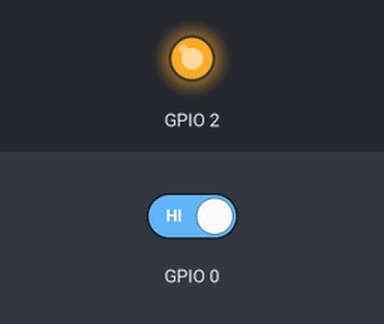
Bench run of a program on a simulated ESP32. Parts: output pins drawn as LEDs (lit = HIGH). Dashed ring = blinking. The inputs (shaded band) are chosen by the test bench; at power-on: GPIO 0 HIGH.

Above: at 0.1 s.
At 1.2 s:
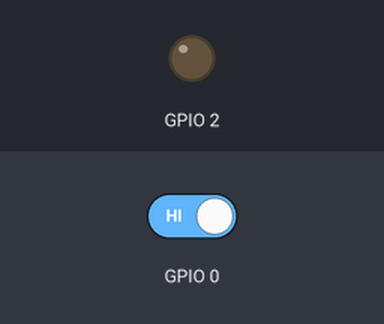
1.3 s: GPIO 0 driven LOW
At 2.05 s:
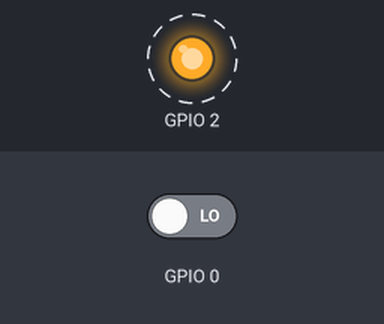
Timing chart, 0 to 10.3 s (numbered marks = the images above; inputs shaded):
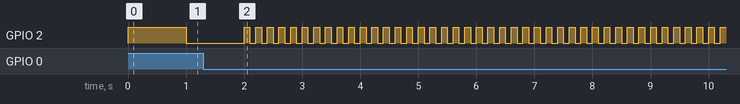

Measured:
- after the input at 1.3 s, GPIO 2: alternates HIGH for 0.10 s and LOW for 0.10 s, starting after 0.80 s

The program:

main.cpp
```cpp
#include "tareas.h"
#define WDT_TIMEOUT 3000
TaskHandle_t xHandle;


void setup()
{
esp_task_wdt_init(WDT_TIMEOUT, true);

  xTaskCreatePinnedToCore(Boton, "Boton", 1024 * 2, NULL, 1, NULL, 0);
  xTaskCreatePinnedToCore(Blink, "Parpadeo", 1024 * 2, NULL, 1, &xHandle, 0);
}

void loop()
{
}
```

tareas.h
```cpp
#include <Arduino.h>
#include <esp_task_wdt.h>
void Boton(void *pvParameters);
void Blink(void *pvParameters);
```

tareas.cpp
```cpp
#include "tareas.h"

extern TaskHandle_t xHandle;

uint16_t tiempo_Led = 1000; // variable global

void Boton(void *pvParameters)
{
#define PUSH_BUTTON_PIN (gpio_num_t)0

  enum ESTADOS{
    velocidad_lenta,
    velocidad_rapida,
    suspensio_BLINK,
    resumen_BLINK,
    velocidad_media
  };
  esp_task_wdt_add(NULL);
  uint8_t estado_maquina = velocidad_rapida;

  gpio_set_direction(PUSH_BUTTON_PIN, GPIO_MODE_INPUT);

  while (1)
  {
    // presiona boton y suelta
    while (gpio_get_level(PUSH_BUTTON_PIN) == 0){
      vTaskDelay(10 / portTICK_PERIOD_MS); // boton presionado
      esp_task_wdt_reset();
    }
    while (gpio_get_level(PUSH_BUTTON_PIN) == 1){
      vTaskDelay(10 / portTICK_PERIOD_MS); // boton sin presionar
      esp_task_wdt_reset();
    }
    switch (estado_maquina)
    {
    case velocidad_rapida:
      tiempo_Led = 100;
      estado_maquina = velocidad_lenta;
      break;

    case velocidad_lenta:
      tiempo_Led = 2000;
      estado_maquina = suspensio_BLINK;
      break;

    case suspensio_BLINK:
      vTaskSuspend(xHandle);
      estado_maquina = resumen_BLINK;
      break;

    case resumen_BLINK:
      vTaskResume(xHandle);
      tiempo_Led = 50;
      estado_maquina = velocidad_media;
      break;

    case velocidad_media:
      tiempo_Led = 500;
      estado_maquina = velocidad_rapida;
      break;
    }
    esp_task_wdt_reset();
    vTaskDelay(100 / portTICK_PERIOD_MS);
  }
}

void Blink(void *pvParameters) // Esta es una tarea
{

#define LED_PIN (gpio_num_t)2

  gpio_set_direction(LED_PIN, GPIO_MODE_OUTPUT);

  int ON = 0;

  while (true) // Una tarea nunca regresará ni saldrá
  {
    ON = !ON;
    gpio_set_level(LED_PIN, ON);
    vTaskDelay(tiempo_Led / portTICK_PERIOD_MS);
  }
}
```
